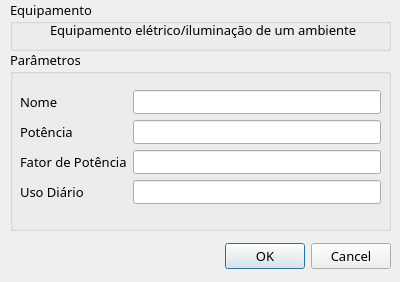
<?xml version="1.0" encoding="UTF-8"?>
<ui version="4.0">
 <class>NovoEquipamento</class>
 <widget class="QDialog" name="NovoEquipamento">
  <property name="geometry">
   <rect>
    <x>0</x>
    <y>0</y>
    <width>400</width>
    <height>282</height>
   </rect>
  </property>
  <property name="windowTitle">
   <string>Novo Equipamento</string>
  </property>
  <widget class="QDialogButtonBox" name="buttonBox">
   <property name="geometry">
    <rect>
     <x>50</x>
     <y>240</y>
     <width>341</width>
     <height>32</height>
    </rect>
   </property>
   <property name="font">
    <font>
     <family>Reem Kufi</family>
     <pointsize>10</pointsize>
    </font>
   </property>
   <property name="orientation">
    <enum>Qt::Horizontal</enum>
   </property>
   <property name="standardButtons">
    <set>QDialogButtonBox::Cancel|QDialogButtonBox::Ok</set>
   </property>
  </widget>
  <widget class="QGroupBox" name="descEquip">
   <property name="geometry">
    <rect>
     <x>10</x>
     <y>0</y>
     <width>381</width>
     <height>51</height>
    </rect>
   </property>
   <property name="font">
    <font>
     <family>Reem Kufi</family>
     <pointsize>10</pointsize>
    </font>
   </property>
   <property name="title">
    <string>Equipamento</string>
   </property>
   <widget class="QLabel" name="label">
    <property name="geometry">
     <rect>
      <x>40</x>
      <y>20</y>
      <width>331</width>
      <height>20</height>
     </rect>
    </property>
    <property name="text">
     <string>Equipamento elétrico/iluminação de um ambiente</string>
    </property>
   </widget>
  </widget>
  <widget class="QGroupBox" name="groupBox">
   <property name="geometry">
    <rect>
     <x>10</x>
     <y>50</y>
     <width>381</width>
     <height>181</height>
    </rect>
   </property>
   <property name="font">
    <font>
     <family>Reem Kufi</family>
     <pointsize>10</pointsize>
    </font>
   </property>
   <property name="title">
    <string>Parâmetros</string>
   </property>
   <widget class="QWidget" name="formLayoutWidget_3">
    <property name="geometry">
     <rect>
      <x>10</x>
      <y>40</y>
      <width>361</width>
      <height>131</height>
     </rect>
    </property>
    <layout class="QFormLayout" name="formLayout_3">
     <item row="0" column="0">
      <widget class="QLabel" name="nome_label">
       <property name="text">
        <string>Nome</string>
       </property>
      </widget>
     </item>
     <item row="0" column="1">
      <widget class="QLineEdit" name="equip_nome">
       <property name="font">
        <font>
         <pointsize>8</pointsize>
        </font>
       </property>
      </widget>
     </item>
     <item row="1" column="0">
      <widget class="QLabel" name="pot_label">
       <property name="text">
        <string>Potência </string>
       </property>
      </widget>
     </item>
     <item row="1" column="1">
      <widget class="QLineEdit" name="equip_potencia">
       <property name="font">
        <font>
         <pointsize>8</pointsize>
        </font>
       </property>
      </widget>
     </item>
     <item row="2" column="0">
      <widget class="QLabel" name="fp_label">
       <property name="text">
        <string>Fator de Potência</string>
       </property>
      </widget>
     </item>
     <item row="2" column="1">
      <widget class="QLineEdit" name="equip_fp">
       <property name="font">
        <font>
         <pointsize>8</pointsize>
        </font>
       </property>
      </widget>
     </item>
     <item row="3" column="0">
      <widget class="QLabel" name="uso_label">
       <property name="text">
        <string>Uso Diário</string>
       </property>
      </widget>
     </item>
     <item row="3" column="1">
      <widget class="QLineEdit" name="equip_uso">
       <property name="font">
        <font>
         <family>Reem Kufi</family>
         <pointsize>8</pointsize>
        </font>
       </property>
      </widget>
     </item>
    </layout>
   </widget>
  </widget>
 </widget>
 <resources/>
 <connections>
  <connection>
   <sender>buttonBox</sender>
   <signal>accepted()</signal>
   <receiver>NovoEquipamento</receiver>
   <slot>accept()</slot>
   <hints>
    <hint type="sourcelabel">
     <x>248</x>
     <y>254</y>
    </hint>
    <hint type="destinationlabel">
     <x>157</x>
     <y>274</y>
    </hint>
   </hints>
  </connection>
  <connection>
   <sender>buttonBox</sender>
   <signal>rejected()</signal>
   <receiver>NovoEquipamento</receiver>
   <slot>reject()</slot>
   <hints>
    <hint type="sourcelabel">
     <x>316</x>
     <y>260</y>
    </hint>
    <hint type="destinationlabel">
     <x>286</x>
     <y>274</y>
    </hint>
   </hints>
  </connection>
 </connections>
</ui>
